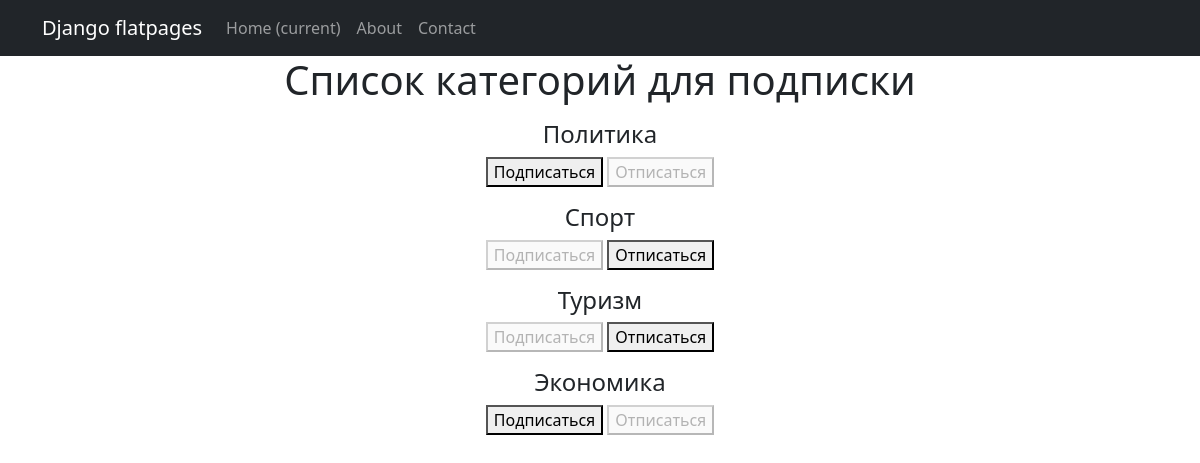
The app's page /posts/subscriptions/ (signed in) with its own data.
### news/models.py (models this page shows, shortened)
class Category(models.Model):
    name = models.CharField(max_length=255, unique=True)
    subscribers = models.ManyToManyField(User, through='Subscriptions', related_name='categories')

### news/views.py (the view, shortened to what this page needs)
# urls.py: path('subscriptions/', subscriptions, name='subscriptions'),
@login_required
@csrf_protect
def subscriptions(request):
    categories_with_subscriptions = Category.objects.annotate(
        user_subscribed=Exists(
            Subscriptions.objects.filter(
                user=request.user,
                category=OuterRef('pk'),
            )
    )
    ).order_by('name')
    return render(
        request,
        'news/subscriptions.html',
        {'categories': categories_with_subscriptions},
        )

### templates/news/subscriptions.html (shortened to what this page needs)
{% extends 'flatpages/default.html' %}
{% block content %}
<h1>{{ 'Список категорий для подписки' }}</h1>
    {% for category in categories %}
        <p>
            <h4>{{ category.name }}</h4>
            <form method="post">
                {% if category.user_subscribed %}
                    <button disabled>Подписаться</button>
                    <button name="action" value="unsubscribe">Отписаться</button>
                {% else %}
                    <button name="action" value="subscribe">Подписаться</button>
                    <button disabled>Отписаться</button>
                {% endif %}
            </form>
        </p>
    {% endfor %}
{% endblock content %}

### records on screen
Category: name "Политика", shows "Подписаться"
Category: name "Спорт", shows "Подписаться"
Category: name "Туризм", shows "Подписаться"
Category: name "Экономика", shows "Подписаться"

### other values on screen
{{ 'Список категорий для подписки' }} "Список категорий для подписки"
